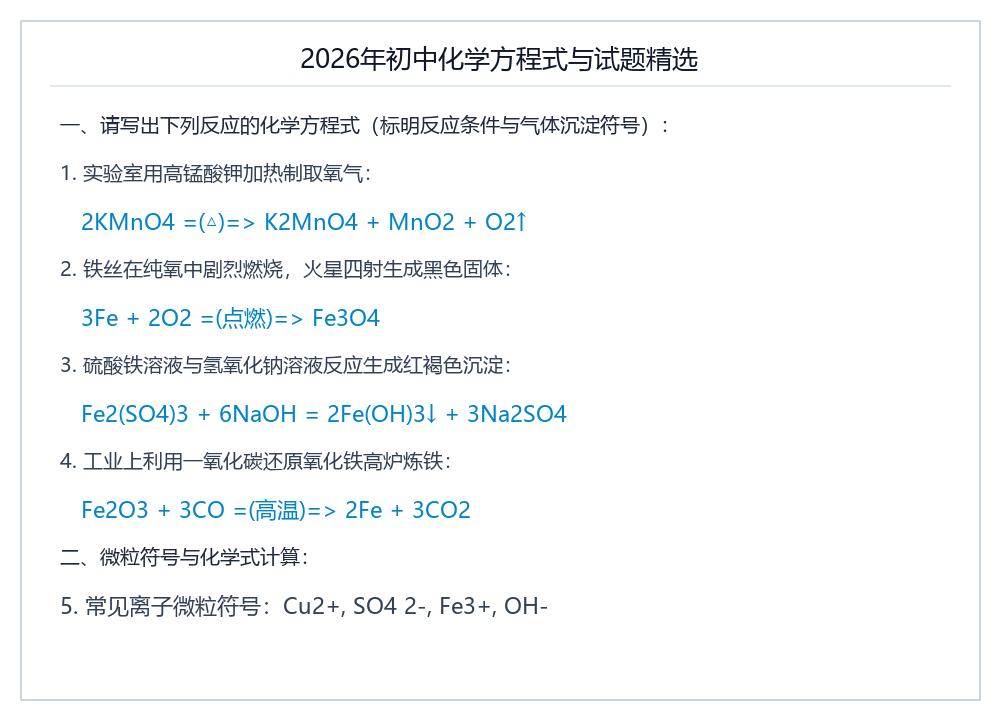
#> input picture test_chemistry_exam.png, 1000 x 720 px
$ python -i watermark_service.py   (imports and definitions only)
#> lines starting #> are read from the running program, lines starting #| are printed output that depends on the picture; after the words box and inside, x2 and y2 are one past the last pixel; in counts of white or black regions, pixels touching at a corner belong together
#> further down, picture is the input picture: shape (720, 1000, 3); mean B, G, R 249.3, 248, 246.3
"""
去水印核心算法服务模块 (全自动智能去水印与批量处理)

采用多阶段自适应图像流水线：
1. 自动检测并消除红色印章/红笔批改
2. 自动大核背景光照归一化 (消除全屏平铺浅色水印与拍摄阴影)
3. 自动高频文字笔画增强 (保留化学公式、下标、符号极细边缘)
"""

import os
import cv2
import numpy as np
from typing import Optional, List, Dict
import services.lama_inpaint


def auto_remove_watermark(
    img: np.ndarray,
    sensitivity: int = 200,
    contrast: float = 1.3,
    auto_clean_red: bool = True,
) -> np.ndarray:
    """
    全自动傻瓜式去水印算法流水线

    Args:
        img: 输入图片 (BGR)
        sensitivity: 去水印灵敏度 (100-250)，默认 200
        contrast: 文字对比度增强倍数，默认 1.3
        auto_clean_red: 是否自动检测并去除红色印章/批改红痕

    Returns:
        处理后干净清晰的试卷/课件图片 (BGR)
    """
#> called with sensitivity = 200, contrast = 1.3, auto_clean_red = True
    result = img.copy()

    # 阶段 1：自动检测是否存在红色印章/红笔批改痕迹
    if auto_clean_red:
        b, g, r = cv2.split(result)
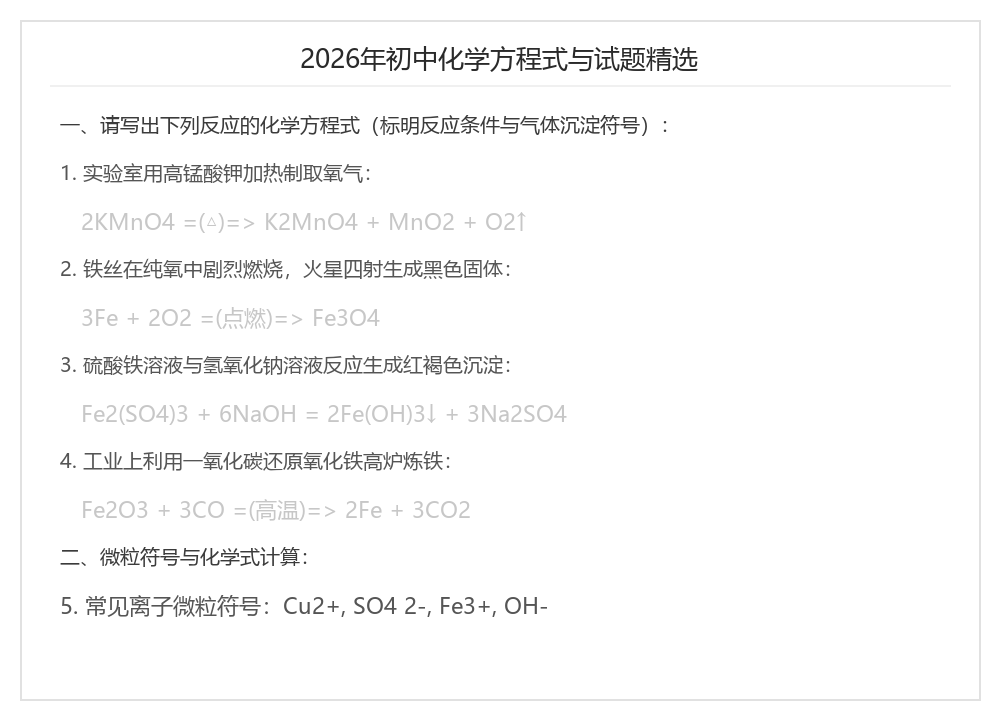
#> b: shape (720, 1000); min 42, max 255, mean 249.3
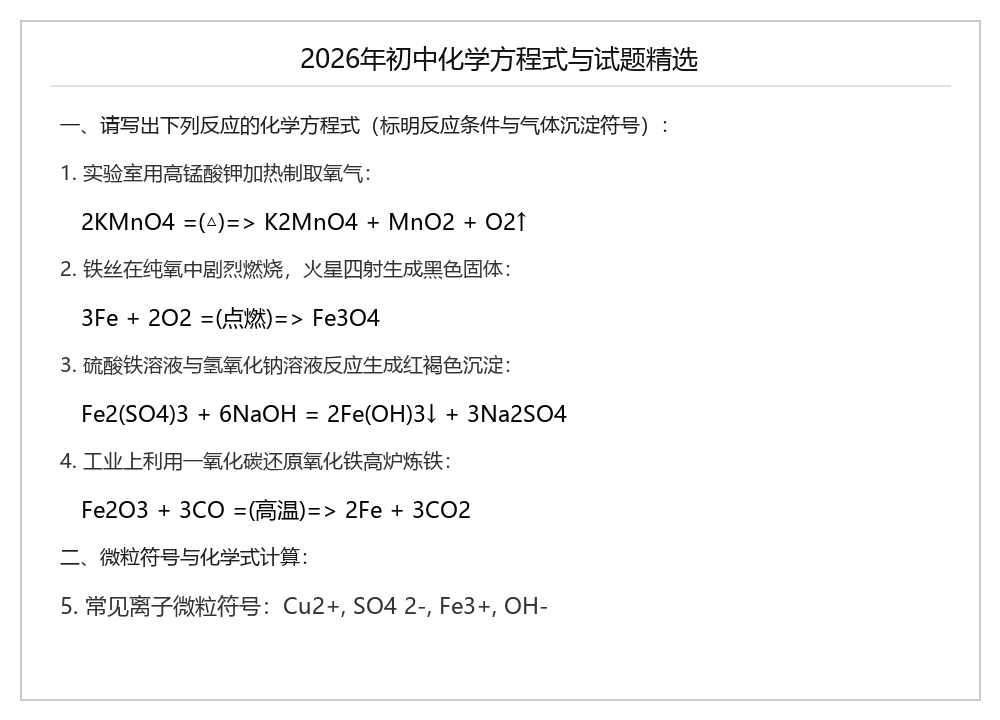
#> r: shape (720, 1000); min 2, max 255, mean 246.3
        # 计算红色差分图 (R - G)
        red_diff = cv2.subtract(r, g)
#> red_diff: shape (720, 1000); every value is 0
        # 统计明显偏红的像素数量
        red_pixel_count = np.count_nonzero(red_diff > 45)
#> red_pixel_count = 0
        total_pixels = img.shape[0] * img.shape[1]
#> total_pixels = 720000

        # 如果存在红色印章/批改痕迹 (占像素比大于 0.02% 且小于 25%)
        if 0.0002 < (red_pixel_count / total_pixels) < 0.25:
            _, red_mask = cv2.threshold(red_diff, 45, 255, cv2.THRESH_BINARY)
            kernel = cv2.getStructuringElement(cv2.MORPH_ELLIPSE, (3, 3))
            red_mask = cv2.dilate(red_mask, kernel, iterations=1)

            # 自动调用 LaMa AI 模型进行无缝脑补修复 (修复被红笔切断的化学公式与文字笔画)
            if services.lama_inpaint.is_lama_available():
                try:
                    result = services.lama_inpaint.lama_inpaint(result, red_mask)
                except Exception as e:
                    print(f"[AutoWatermark] LaMa 修复异常，降级为 OpenCV: {e}")
                    result = cv2.inpaint(result, red_mask, inpaintRadius=3, flags=cv2.INPAINT_TELEA)
            else:
                result = cv2.inpaint(result, red_mask, inpaintRadius=3, flags=cv2.INPAINT_TELEA)

    # 阶段 2：智能背景光照归一化 (核心算法，消除平铺水印与不均光影)
    gray = cv2.cvtColor(result, cv2.COLOR_BGR2GRAY)

    # 自适应计算核大小
    min_dim = min(img.shape[:2])
#> min_dim = 720
    k_size = max(31, (min_dim // 25) | 1)
#> k_size = 31
    kernel = cv2.getStructuringElement(cv2.MORPH_RECT, (k_size, k_size))

    # 大核闭运算提取纸张背景底色
    bg = cv2.morphologyEx(gray, cv2.MORPH_CLOSE, kernel)
#> bg: shape (720, 1000); every value is 255

    # 归一化相除：原图 / 背景底色，消除浅色平铺文字
    normalized = cv2.divide(gray, bg, scale=255)

    # 阶段 3：阈值判定与文字保留
    if sensitivity < 250:
        _, binary = cv2.threshold(normalized, sensitivity, 255, cv2.THRESH_BINARY)
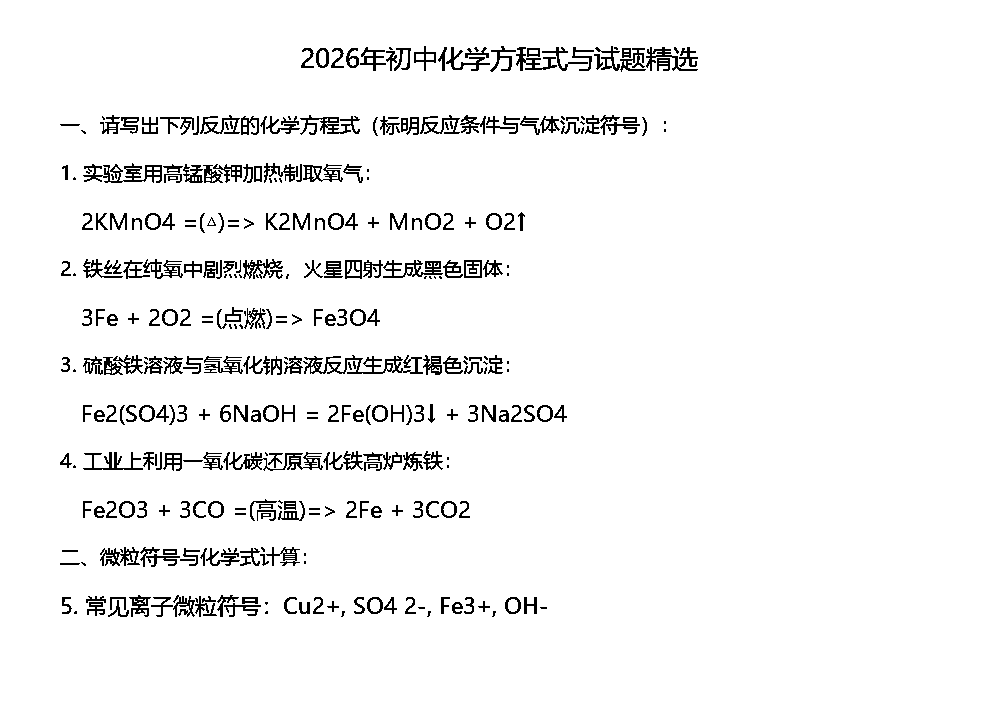
#> binary: shape (720, 1000); 95.5% white; black in thin lines or dots, all inside (x1, y1, x2, y2) = (60, 46, 698, 617)
    else:
        binary = normalized

    # 阶段 4：文字对比度自适应增强
    if contrast != 1.0:
        enhanced = cv2.convertScaleAbs(binary, alpha=contrast, beta=0)
    else:
        enhanced = binary

    return cv2.cvtColor(enhanced, cv2.COLOR_GRAY2BGR)


def inpaint_with_mask(
    img: np.ndarray,
    mask: np.ndarray,
    radius: int = 5,
    method: str = "lama",
) -> np.ndarray:
    """
    画笔涂抹智能修补算法

    支持模式：
    - "lama": LaMa AI 深度学习神经网络修复 (自动脑补纹理，画质最佳)
    - "telea": OpenCV Telea 快速行进算法
    - "ns": OpenCV Navier-Stokes 流体扩散算法
    """
    # 优先使用 LaMa AI 深度修复模型
    if method == "lama" or services.lama_inpaint.is_lama_available():
        try:
            return services.lama_inpaint.lama_inpaint(img, mask)
        except Exception as e:
            print(f"[WatermarkService] LaMa 推理异常，自动降级为 OpenCV: {e}")

    # 优雅降级为传统 OpenCV 算法
    if len(mask.shape) == 3:
        mask = cv2.cvtColor(mask, cv2.COLOR_BGR2GRAY)

    _, mask = cv2.threshold(mask, 127, 255, cv2.THRESH_BINARY)
    kernel = cv2.getStructuringElement(cv2.MORPH_ELLIPSE, (3, 3))
    mask = cv2.dilate(mask, kernel, iterations=1)

    flag = cv2.INPAINT_TELEA if method == "telea" else cv2.INPAINT_NS
    return cv2.inpaint(img, mask, inpaintRadius=radius, flags=flag)

>>> import cv2
>>> picture = cv2.imread('../../test_chemistry_exam.png')
>>> result = auto_remove_watermark(picture)
